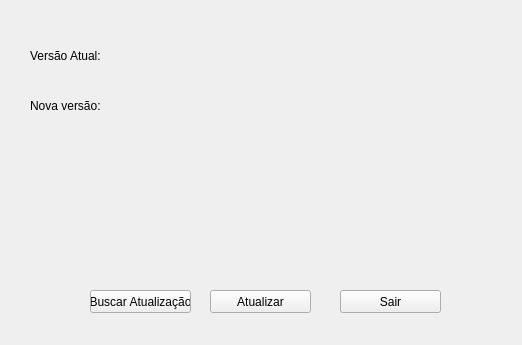
<?xml version="1.0" encoding="UTF-8"?>
<ui version="4.0">
 <class>Update</class>
 <widget class="QWidget" name="Update">
  <property name="geometry">
   <rect>
    <x>0</x>
    <y>0</y>
    <width>522</width>
    <height>345</height>
   </rect>
  </property>
  <property name="windowTitle">
   <string>Form</string>
  </property>
  <widget class="QPushButton" name="btnBuscAtua">
   <property name="geometry">
    <rect>
     <x>90</x>
     <y>290</y>
     <width>101</width>
     <height>23</height>
    </rect>
   </property>
   <property name="text">
    <string>Buscar Atualização</string>
   </property>
  </widget>
  <widget class="QPushButton" name="btnAtualizar">
   <property name="geometry">
    <rect>
     <x>210</x>
     <y>290</y>
     <width>101</width>
     <height>23</height>
    </rect>
   </property>
   <property name="text">
    <string>Atualizar</string>
   </property>
  </widget>
  <widget class="QPushButton" name="btnSair">
   <property name="geometry">
    <rect>
     <x>340</x>
     <y>290</y>
     <width>101</width>
     <height>23</height>
    </rect>
   </property>
   <property name="text">
    <string>Sair</string>
   </property>
  </widget>
  <widget class="QWidget" name="horizontalLayoutWidget">
   <property name="geometry">
    <rect>
     <x>30</x>
     <y>40</y>
     <width>261</width>
     <height>31</height>
    </rect>
   </property>
   <layout class="QHBoxLayout" name="horizontalLayout">
    <item>
     <widget class="QLabel" name="labelVersao">
      <property name="maximumSize">
       <size>
        <width>70</width>
        <height>16777215</height>
       </size>
      </property>
      <property name="text">
       <string>Versão Atual: </string>
      </property>
     </widget>
    </item>
    <item>
     <widget class="QLabel" name="labelVerInfo">
      <property name="text">
       <string/>
      </property>
     </widget>
    </item>
   </layout>
  </widget>
  <widget class="QWidget" name="horizontalLayoutWidget_2">
   <property name="geometry">
    <rect>
     <x>30</x>
     <y>90</y>
     <width>261</width>
     <height>31</height>
    </rect>
   </property>
   <layout class="QHBoxLayout" name="horizontalLayout_2">
    <item>
     <widget class="QLabel" name="labelNovaVersao">
      <property name="maximumSize">
       <size>
        <width>70</width>
        <height>16777215</height>
       </size>
      </property>
      <property name="text">
       <string>Nova versão:</string>
      </property>
     </widget>
    </item>
    <item>
     <widget class="QLabel" name="labelInfoNovaVersao">
      <property name="text">
       <string/>
      </property>
     </widget>
    </item>
   </layout>
  </widget>
 </widget>
 <resources/>
 <connections/>
</ui>
